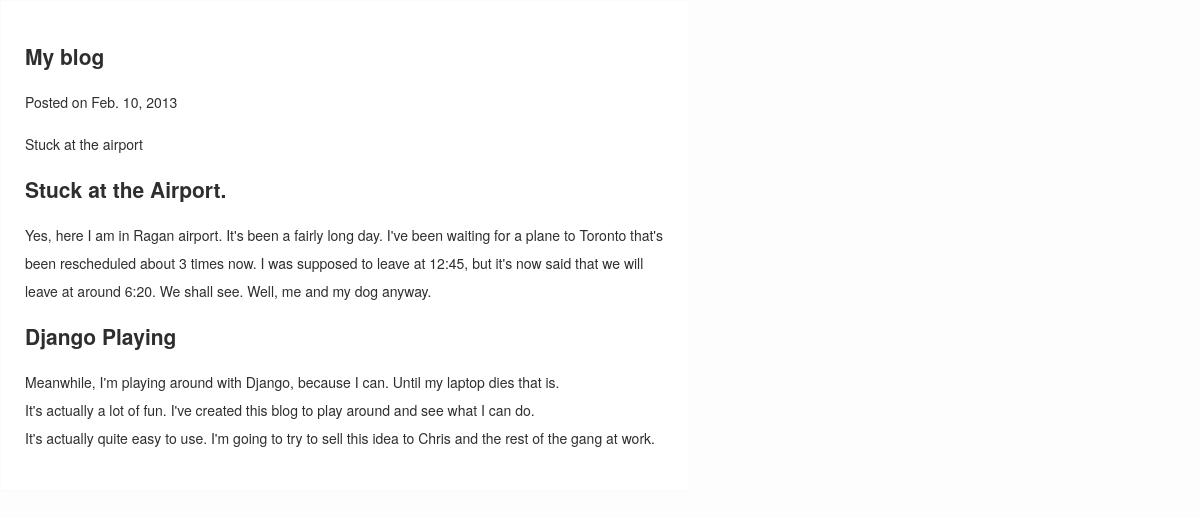
Screenshot of /my-blog/ with the database file from the repository.
### blog/models.py (models this page shows, shortened)
class Post(models.Model):
	title = models.CharField(max_length=255)
	slug = models.SlugField(unique=True, max_length=255)
	description = models.CharField(max_length=255)
	content = models.TextField()
	published = models.BooleanField(default=True)
	created = models.DateTimeField(auto_now_add=True)
	class meta:
		order =['-created']

### blog/views.py (the view)
# urls.py: url(r'^(?P<slug>[\w\-]+)/$', 'blog.views.post'),
def post(request, slug):
	post = get_object_or_404(Post, slug=slug)
	markdown_post = markdown.markdown(post.content)
	return render(request, 'blog/post.html', {'post': post, 'content': markdown_post})

### netmag/templates/blog/post.html (shortened to what this page needs)
{% extends 'base.html' %}
{% block content %}
<article>
<header>
<h1> {{post.title}} </h1>
<p>Posted on
<time datetime="{{post.created|date:"c"}}">
{{post.created|date}}
</time>
</p>
</header>
<p class="description">
{{post.description}}
</p>
{{content|safe}}
</article>
{% endblock %}

### netmag/static/style.css (style rules this page uses)
body { background-color: #fdfdfd; color: #2e2e2e; margin: 0; padding: 0; font-size: 14px; line-height: 28px; font-family: 'Helvetica Neue', Helvetica, Arial, sans-serif; }

### rows the page displays
Post: title "My blog", created "Feb. 10, 2013", description "Stuck at the airport"
